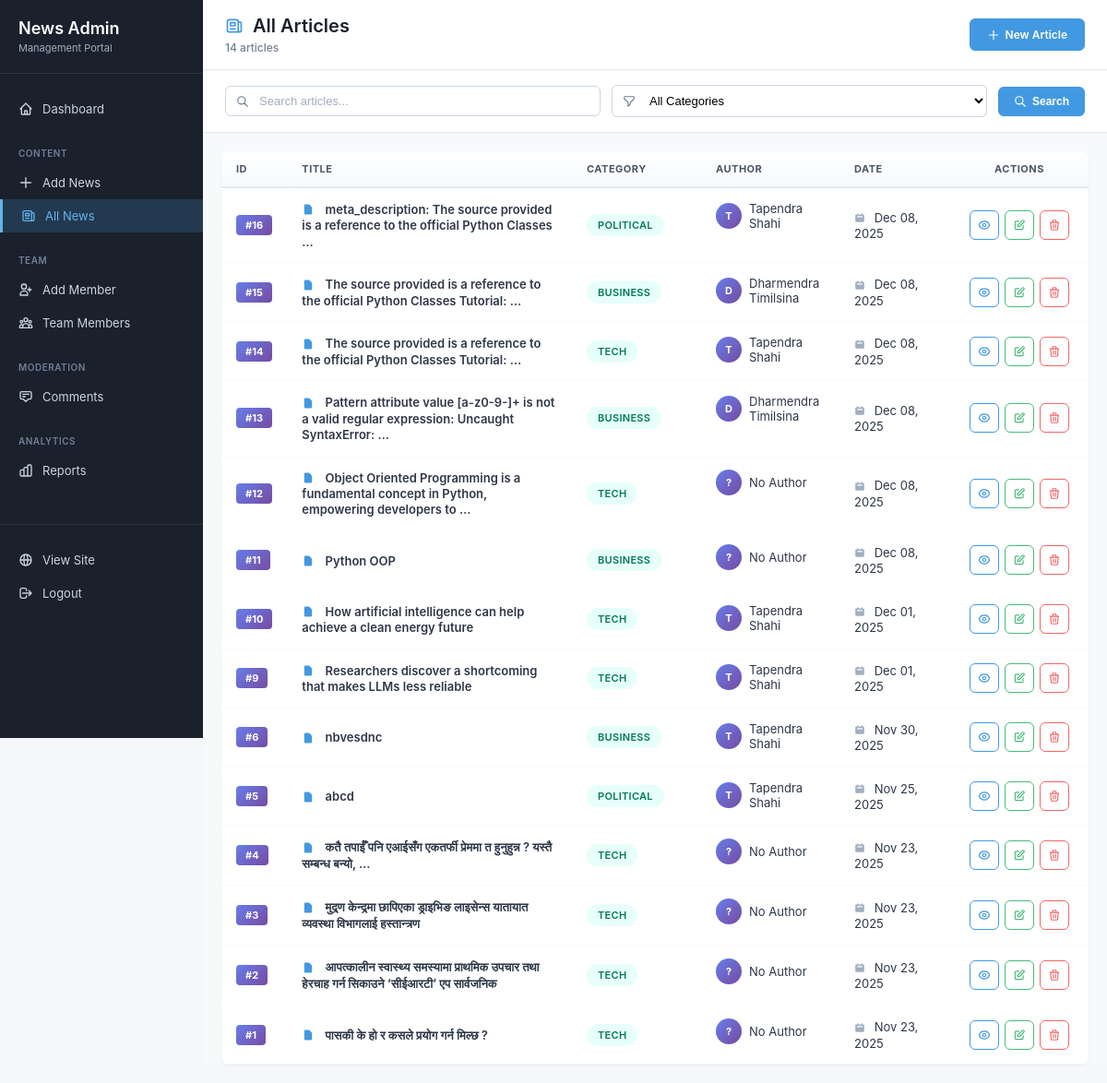
Page /custom-admin/news/ (signed in) on the committed database.
### news/models.py (models this page shows, shortened)
class News(models.Model):
    CATEGORY_CHOICES = [
        ('business', 'Business'),
        ('political', 'Political'),
        ('tech', 'Tech'),
        ('education', 'Education'),
    ]
    VISIBILITY_CHOICES = [
        ('public', 'Public'),
        ('private', 'Private'),
        ('password', 'Password Protected'),
    ]
    title = models.CharField(max_length=255)
    slug = models.SlugField(max_length=255, blank=True, help_text="URL-friendly version of title")
    content = models.TextField()
    excerpt = models.TextField(max_length=300, blank=True, help_text="Brief summary of the article")
    category = models.CharField(max_length=50, choices=CATEGORY_CHOICES, default='business')
    tags = models.CharField(max_length=500, blank=True, help_text="Comma-separated tags")
    author = models.ForeignKey(TeamMember, on_delete=models.SET_NULL, null=True, blank=True, related_name='articles', help_text="Select the author from team members")
    meta_description = models.CharField(max_length=160, blank=True, help_text="SEO meta description")
    visibility = models.CharField(max_length=20, choices=VISIBILITY_CHOICES, default='public')
    publish_date = models.DateTimeField(null=True, blank=True, help_text="Schedule publish date/time")
    created_at = models.DateTimeField(auto_now_add=True)
    updated_at = models.DateTimeField(auto_now=True)
    image = models.ImageField(upload_to='news_images/', blank=True, null=True)
    class Meta:
        ordering = ['-created_at']
        verbose_name = 'News Article'
        verbose_name_plural = 'News Articles'

class TeamMember(models.Model):
    ROLE_CHOICES = [
        ('editor_in_chief', 'Editor-in-Chief'),
        ('tech_editor', 'Tech Editor'),
        ('political_analyst', 'Political Analyst'),
        ('business_reporter', 'Business Reporter'),
        ('sports_reporter', 'Sports Reporter'),
        ('senior_editor', 'Senior Editor'),
        ('staff_writer', 'Staff Writer'),
        ('photographer', 'Photographer'),
        ('video_journalist', 'Video Journalist'),
    ]
    name = models.CharField(max_length=255)
    role = models.CharField(max_length=50, choices=ROLE_CHOICES)
    bio = models.TextField(blank=True, help_text="Brief biography of the team member")
    photo = models.ImageField(upload_to='team_photos/', blank=True, null=True, help_text="Professional headshot")
    email = models.EmailField(blank=True, help_text="Professional email address")
    twitter_url = models.URLField(blank=True, help_text="Twitter profile URL")
    linkedin_url = models.URLField(blank=True, help_text="LinkedIn profile URL")
    is_active = models.BooleanField(default=True, help_text="Is this team member currently active?")
    order = models.IntegerField(default=0, help_text="Display order (lower numbers appear first)")
    joined_date = models.DateField(auto_now_add=True)
    class Meta:
        ordering = ['order', 'name']
        verbose_name = 'Team Member'
        verbose_name_plural = 'Team Members'

### news/admin_views.py (the view)
# urls.py: path('news/', admin_views.admin_news_list, name='news_list'),
@staff_member_required
def admin_news_list(request):
    category = request.GET.get('category', '')
    search = request.GET.get('search', '')
    news_list = News.objects.all().order_by('-created_at')
    if category:
        news_list = news_list.filter(category=category)
    if search:
        news_list = news_list.filter(
            Q(title__icontains=search) | Q(content__icontains=search)
        )
    context = {
        'news_list': news_list,
        'category': category,
        'search': search,
        'categories': News.CATEGORY_CHOICES,
    }
    return render(request, 'admin/custom_news_list.html', context)

### news/templates/admin/custom_news_list.html (shortened to what this page needs)
{% extends 'admin/base_custom.html' %}
{% block content %}
<div class="news-list-wrapper">
    <div class="list-header">
        <div class="header-info">
            <h1>
                <svg width="20" height="20" fill="none" stroke="currentColor" viewBox="0 0 24 24">
                    <path stroke-linecap="round" stroke-linejoin="round" stroke-width="2" d="M19 20H5a2 2 0 01-2-2V6a2 2 0 012-2h10a2 2 0 012 2v1m2 13a2 2 0 01-2-2V7m2 13a2 2 0 002-2V9a2 2 0 00-2-2h-2m-4-3H9M7 16h6M7 8h6v4H7V8z"/>
                </svg>
                All Articles
            </h1>
            <p class="header-count">{{ news_list.count }} article{{ news_list.count|pluralize }}</p>
        </div>
        <a href="{% url 'custom_admin:news_create' %}" class="btn-primary">
            <svg width="14" height="14" fill="none" stroke="currentColor" viewBox="0 0 24 24">
                <path stroke-linecap="round" stroke-linejoin="round" stroke-width="2" d="M12 4v16m8-8H4"/>
            </svg>
            New Article
        </a>
    </div>
    <div class="filters-bar">
        <form method="get" class="filters-form">
            <div class="filter-group">
                <input type="text" name="search" class="filter-input" placeholder="Search articles..." value="{{ search }}">
            </div>
            <div class="filter-group">
                <select name="category" class="filter-select">
                    <option value="">All Categories</option>
                </select>
            </div>
            <button type="submit" class="btn-filter">
                <svg width="14" height="14" fill="none" stroke="currentColor" viewBox="0 0 24 24">
                    <path stroke-linecap="round" stroke-linejoin="round" stroke-width="2" d="M21 21l-6-6m2-5a7 7 0 11-14 0 7 7 0 0114 0z"/>
                </svg>
                Search
            </button>
        </form>
    </div>
    <div class="table-container">
        <table class="articles-table">
            <thead>
                <tr>
                    <th style="width: 60px;">ID</th>
                    <th>Title</th>
                    <th style="width: 140px;">Category</th>
                    <th style="width: 150px;">Author</th>
                    <th style="width: 120px;">Date</th>
                    <th style="width: 150px; text-align: center;">Actions</th>
                </tr>
            </thead>
            <tbody>
                {% for news in news_list %}
                <tr>
                    <td>
                        <span class="id-badge">#{{ news.id }}</span>
                    </td>
                    <td class="title-cell">
                        <svg width="14" height="14" fill="currentColor" viewBox="0 0 20 20">
                            <path fill-rule="evenodd" d="M4 4a2 2 0 012-2h4.586A2 2 0 0112 2.586L15.414 6A2 2 0 0116 7.414V16a2 2 0 01-2 2H6a2 2 0 01-2-2V4z"/>
                        </svg>
                        <span class="title-text">{{ news.title|truncatewords:12 }}</span>
                    </td>
                    <td>
                        <span class="category-badge">{{ news.get_category_display }}</span>
                    </td>
                    <td class="author-cell">
                        <div class="author-avatar">{{ news.author.name|slice:":1"|upper|default:"?" }}</div>
                        <span>{{ news.author.name|default:"No Author" }}</span>
                    </td>
                    <td class="date-cell">
                        <svg width="12" height="12" fill="currentColor" viewBox="0 0 20 20">
                            <path fill-rule="evenodd" d="M6 2a1 1 0 00-1 1v1H4a2 2 0 00-2 2v10a2 2 0 002 2h12a2 2 0 002-2V6a2 2 0 00-2-2h-1V3a1 1 0 10-2 0v1H7V3a1 1 0 00-1-1zm0 5a1 1 0 000 2h8a1 1 0 100-2H6z"/>
                        </svg>
                        <span>{{ news.created_at|date:"M d, Y" }}</span>
                    </td>
                    <td>
                        <div class="action-buttons">
                            <a href="/news/{{ news.id }}/" target="_blank" class="btn-action btn-view" title="View">
                            </a>
                            <a href="{% url 'custom_admin:news_edit' news.id %}" class="btn-action btn-edit" title="Edit">
                                <svg width="14" height="14" fill="none" stroke="currentColor" viewBox="0 0 24 24">
                                    <path stroke-linecap="round" stroke-linejoin="round" stroke-width="2" d="M11 5H6a2 2 0 00-2 2v11a2 2 0 002 2h11a2 2 0 002-2v-5m-1.414-9.414a2 2 0 112.828 2.828L11.828 15H9v-2.828l8.586-8.586z"/>
                                </svg>
                            </a>
                            <a href="{% url 'custom_admin:news_delete' news.id %}" class="btn-action btn-delete"
                               onclick="return confirm('Delete this article?')" title="Delete">
                                <svg width="14" height="14" fill="none" stroke="currentColor" viewBox="0 0 24 24">
                                    <path stroke-linecap="round" stroke-linejoin="round" stroke-width="2" d="M19 7l-.867 12.142A2 2 0 0116.138 21H7.862a2 2 0 01-1.995-1.858L5 7m5 4v6m4-6v6m1-10V4a1 1 0 00-1-1h-4a1 1 0 00-1 1v3M4 7h16"/>
                                </svg>
                            </a>
                        </div>
                    </td>
                </tr>
                {% endfor %}
            </tbody>
        </table>
    </div>
</div>
{% endblock %}

### news/templates/admin/custom_news_list.html (style rules this page uses)
* { margin: 0; padding: 0; box-sizing: border-box; }
.news-list-wrapper { background: #f8f9fa; min-height: 100vh; font-family: -apple-system, BlinkMacSystemFont, 'Segoe UI', Roboto, sans-serif; font-size: 13px; }
.list-header { background: #fff; border-bottom: 1px solid #e2e8f0; padding: 16px 24px; display: flex; justify-content: space-between; align-items: center; position: sticky; top: 0; z-index: 100; box-shadow: 0 1px 2px rgba(0,0,0,0.04); }
.header-info h1 { display: flex; align-items: center; gap: 10px; font-size: 20px; font-weight: 600; color: #1a202c; margin-bottom: 4px; }
.header-info h1 svg { color: #4299e1; }
.header-count { font-size: 12px; color: #718096; font-weight: 500; }
.btn-primary { display: inline-flex; align-items: center; gap: 6px; padding: 9px 18px; background: #4299e1; border: 1px solid #4299e1; border-radius: 6px; color: #fff; font-size: 12px; font-weight: 600; cursor: pointer; text-decoration: none; transition: all 0.2s; }
.filters-bar { background: #fff; padding: 16px 24px; border-bottom: 1px solid #e2e8f0; }
.filters-form { display: flex; gap: 12px; align-items: center; flex-wrap: wrap; }
.filter-group { position: relative; display: flex; align-items: center; flex: 1; min-width: 220px; }
.filter-input, .filter-select { width: 100%; padding: 8px 12px 8px 36px; border: 1px solid #cbd5e0; border-radius: 6px; font-size: 13px; outline: none; transition: all 0.2s; background: #fff; }
.filter-input::placeholder { color: #a0aec0; }
.btn-filter { display: inline-flex; align-items: center; gap: 6px; padding: 8px 16px; background: #4299e1; border: 1px solid #4299e1; border-radius: 6px; color: #fff; font-size: 12px; font-weight: 600; cursor: pointer; transition: all 0.2s; }
.table-container { background: #fff; margin: 20px; border-radius: 8px; box-shadow: 0 1px 3px rgba(0,0,0,0.06); overflow: hidden; }
.articles-table { width: 100%; border-collapse: collapse; }
.articles-table thead { background: linear-gradient(to bottom, #fff, #f7fafc); border-bottom: 2px solid #e2e8f0; }
.articles-table th { padding: 12px 16px; text-align: left; font-size: 11px; font-weight: 700; color: #4a5568; text-transform: uppercase; letter-spacing: 0.5px; }
.articles-table tbody tr { border-bottom: 1px solid #f7fafc; transition: all 0.2s; }
.articles-table td { padding: 14px 16px; font-size: 13px; color: #2d3748; }
.id-badge { display: inline-block; padding: 4px 10px; background: linear-gradient(135deg, #667eea 0%, #764ba2 100%); color: #fff; font-size: 11px; font-weight: 700; border-radius: 4px; }
.title-cell { font-weight: 600; }
.title-cell svg { display: inline-block; vertical-align: middle; margin-right: 8px; color: #4299e1; }
.title-text { vertical-align: middle; }
.category-badge { display: inline-block; padding: 5px 12px; background: #e6fffa; color: #047857; font-size: 11px; font-weight: 600; border-radius: 12px; text-transform: uppercase; letter-spacing: 0.3px; }
.author-cell { display: flex; align-items: center; gap: 8px; }
.author-avatar { width: 28px; height: 28px; border-radius: 50%; background: linear-gradient(135deg, #667eea 0%, #764ba2 100%); color: #fff; display: flex; align-items: center; justify-content: center; font-size: 11px; font-weight: 700; flex-shrink: 0; }
.date-cell { color: #718096; font-size: 12px; }
.date-cell svg { display: inline-block; vertical-align: middle; margin-right: 6px; color: #a0aec0; }
.date-cell span { vertical-align: middle; }
.action-buttons { display: flex; gap: 6px; justify-content: center; }
.btn-action { display: inline-flex; align-items: center; justify-content: center; width: 32px; height: 32px; border-radius: 6px; border: 1px solid; transition: all 0.2s; cursor: pointer; }
.btn-view { background: #fff; border-color: #4299e1; color: #4299e1; }
.btn-edit { background: #fff; border-color: #48bb78; color: #48bb78; }
.btn-delete { background: #fff; border-color: #f56565; color: #f56565; }

### rows in the picture
News: id "16", title "meta_description: The source provided is a reference to the official Python Classes …", category "POLITICAL", author.name "T", author.name "Tapendra Shahi", created_at "Dec 08, 2025"
News: id "15", title "The source provided is a reference to the official Python Classes Tutorial: …", category "BUSINESS", author.name "D", author.name "Dharmendra Timilsina", created_at "Dec 08, 2025"
News: id "14", title "The source provided is a reference to the official Python Classes Tutorial: …", category "TECH", author.name "T", author.name "Tapendra Shahi", created_at "Dec 08, 2025"
News: id "13", title "Pattern attribute value [a-z0-9-]+ is not a valid regular expression: Uncaught SyntaxError: …", category "BUSINESS", author.name "D", author.name "Dharmendra Timilsina", created_at "Dec 08, 2025"
News: id "12", title "Object Oriented Programming is a fundamental concept in Python, empowering developers to …", category "TECH", author.name "?", author.name "No Author", created_at "Dec 08, 2025"
News: id "11", title "Python OOP", category "BUSINESS", author.name "?", author.name "No Author", created_at "Dec 08, 2025"
News: id "10", title "How artificial intelligence can help achieve a clean energy future", category "TECH", author.name "T", author.name "Tapendra Shahi", created_at "Dec 01, 2025"
News: id "9", title "Researchers discover a shortcoming that makes LLMs less reliable", category "TECH", author.name "T", author.name "Tapendra Shahi", created_at "Dec 01, 2025"
News: id "6", title "nbvesdnc", category "BUSINESS", author.name "T", author.name "Tapendra Shahi", created_at "Nov 30, 2025"
News: id "5", title "abcd", category "POLITICAL", author.name "T", author.name "Tapendra Shahi", created_at "Nov 25, 2025"
News: id "4", title "कतै तपाईँ पनि एआईसँग एकतर्फी प्रेममा त हुनुहुन्न ? यस्तै सम्बन्ध बन्यो, …", category "TECH", author.name "?", author.name "No Author", created_at "Nov 23, 2025"
News: id "3", title "मुद्रण केन्द्रमा छापिएका ड्राइभिङ लाइसेन्स यातायात व्यवस्था विभागलाई हस्तान्त्रण", category "TECH", author.name "?", author.name "No Author", created_at "Nov 23, 2025"
News: id "2", title "आपत्कालीन स्वास्थ्य समस्यामा प्राथमिक उपचार तथा हेरचाह गर्न सिकाउने ‘सीईआरटी’ एप सार्वजनिक", category "TECH", author.name "?", author.name "No Author", created_at "Nov 23, 2025"
News: id "1", title "पासकी के हो र कसले प्रयोग गर्न मिल्छ ?", category "TECH", author.name "?", author.name "No Author", created_at "Nov 23, 2025"

### other values in the picture
{{ news_list.count }} "14"
